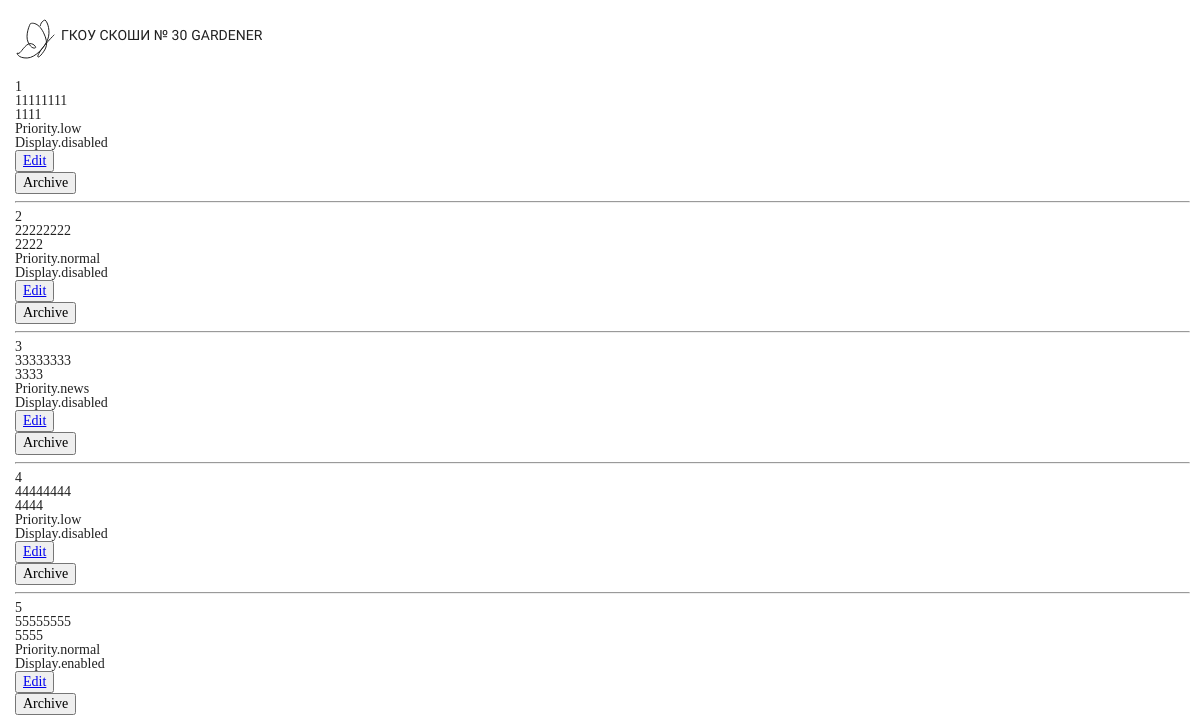
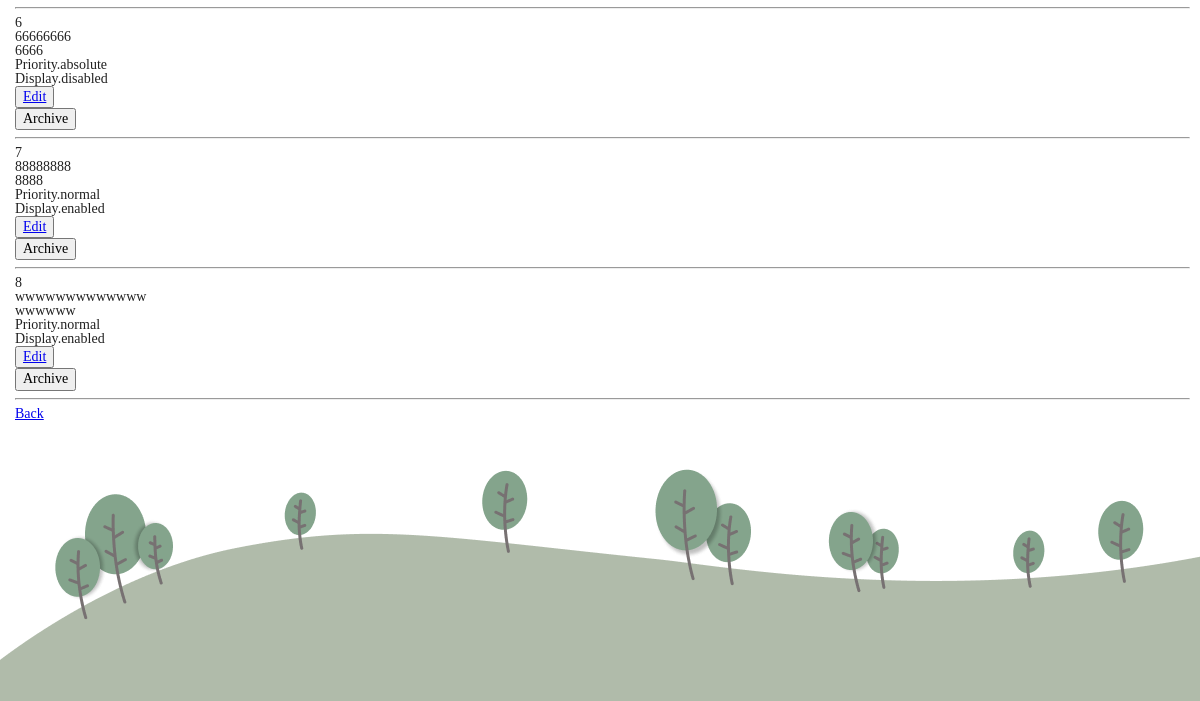
Before: /admin/messages/ with the older database file (2 pictures, top to bottom).
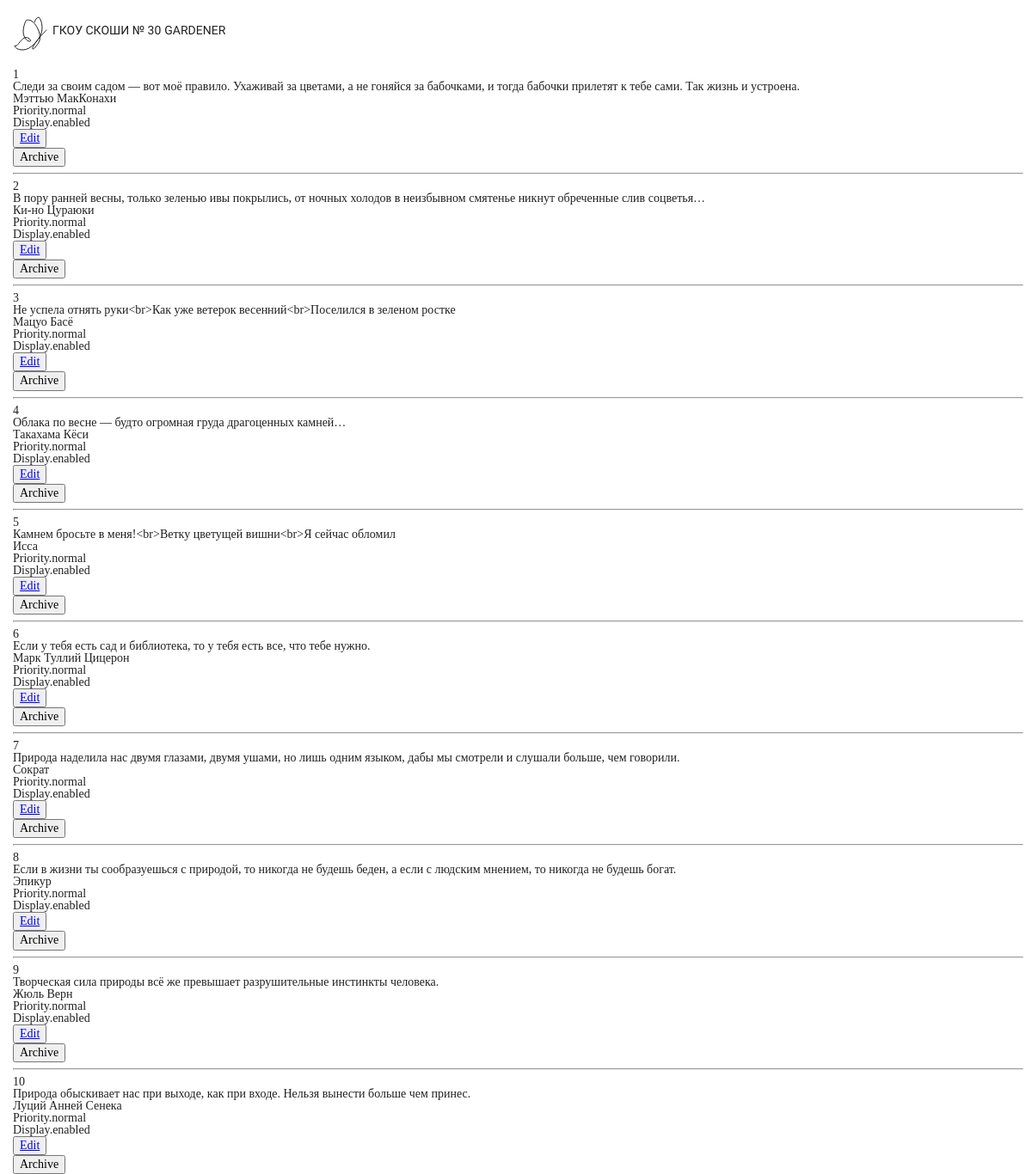
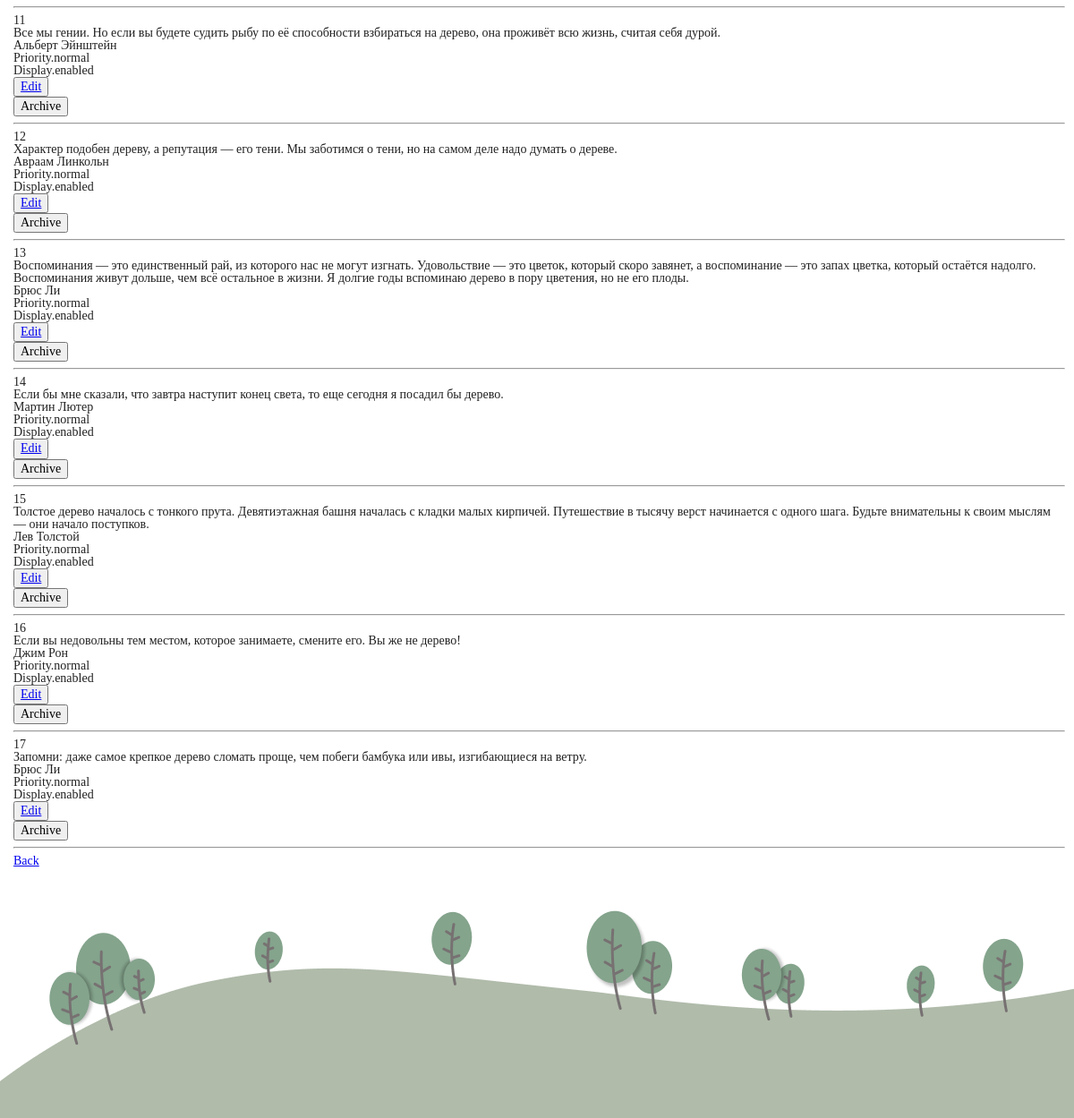
After: the same page with the newer database file (2 pictures, top to bottom).
### garden/models.py (models this page shows, shortened)
class Message(db.Model):
    __tablename__ = 'messages'
    id = db.Column(db.Integer, primary_key=True)
    text = db.Column(db.Text, unique=True, nullable=False)
    author = db.Column(db.String(100), nullable=False)
    priority = db.Column(db.Enum(Priority), nullable=False, default=Priority.low)
    display = db.Column(db.Enum(Display), nullable=False, default=Display.disabled)
    status = db.Column(db.Enum(Status), nullable=False, default=Status.CREATED)
    timestamp = db.Column(db.DateTime, default=datetime.now)

### garden/routes.py (the view)
@app.route('/admin/messages/')
def show_live_messages():
    messages = services.get_live_messages()
    return render_template('admin/messages.html',
                           messages=messages,
                           settings=settings)

### garden/services.py (called while the page is built)
def get_live_messages():
    return Message.query.filter(Message.status != Status.DELETED).all()

### garden/templates/admin/messages.html (shortened to what this page needs)
{% extends 'admin_base.html' %}
{% block main %}
  {% for message in messages %}
    <p>{{ message.id }}</p>
    <p>{{ message.text }}</p>
    <p>{{ message.author }}</p>
    <p>{{ message.priority }}</p>
    <p>{{ message.display }}</p>
    <button type="button">
      <a href="{{ url_for('handle_message', message_id=message.id) }}">Edit</a>
    </button>
    <form method="POST" action="/admin/message/{{ message.id }}">
      <button type="submit">Archive</button>
    </form>
    <hr>
  {% endfor %}
  <div class="btn-back">
    <a href="{{ url_for('open_admin_page') }}">Back</a>
  </div>
{% endblock %}

Changed rows visible on the page:
changed Message id 1: text "11111111" → "Следи за своим садом — вот моё правило. Ухаживай за цветами, а не гоняйся за бабочками, и тогда бабочки прилетят к тебе сами. Так жизнь и устроена."; author "1111" → "Мэттью МакКонахи"; priority "Priority.low" → "Priority.normal"; display "Display.disabled" → "Display.enabled"
changed Message id 2: text "22222222" → "В пору ранней весны, только зеленью ивы покрылись, от ночных холодов в неизбывном смятенье никнут обреченные слив соцветья…"; author "2222" → "Ки-но Цураюки"; display "Display.disabled" → "Display.enabled"
changed Message id 3: text "33333333" → "Не успела отнять руки<br>Как уже ветерок весенний<br>Поселился в зеленом ростке"; author "3333" → "Мацуо Басё"; priority "Priority.news" → "Priority.normal"; display "Display.disabled" → "Display.enabled"
changed Message id 4: text "44444444" → "Облака по весне — будто огромная груда драгоценных камней…"; author "4444" → "Такахама Кёси"; priority "Priority.low" → "Priority.normal"; display "Display.disabled" → "Display.enabled"
changed Message id 5: text "55555555" → "Камнем бросьте в меня!<br>Ветку цветущей вишни<br>Я сейчас обломил"; author "5555" → "Исса"
changed Message id 6: text "66666666" → "Если у тебя есть сад и библиотека, то у тебя есть все, что тебе нужно."; author "6666" → "Марк Туллий Цицерон"; priority "Priority.absolute" → "Priority.normal"; display "Display.disabled" → "Display.enabled"
changed Message id 7: text "88888888" → "Природа наделила нас двумя глазами, двумя ушами, но лишь одним языком, дабы мы смотрели и слушали больше, чем говорили."; author "8888" → "Сократ"
changed Message id 8: text "wwwwwwwwwwwww" → "Если в жизни ты сообразуешься с природой, то никогда не будешь беден, а если с людским мнением, то никогда не будешь богат."; author "wwwwww" → "Эпикур"
added Message: id "9", text "Творческая сила природы всё же превышает разрушительные инстинкты человека.", author "Жюль Верн", priority "Priority.normal", display "Display.enabled"
added Message: id "10", text "Природа обыскивает нас при выходе, как при входе. Нельзя вынести больше чем принес.", author "Луций Анней Сенека", priority "Priority.normal", display "Display.enabled"
added Message: id "11", text "Все мы гении. Но если вы будете судить рыбу по её способности взбираться на дерево, она проживёт всю жизнь, считая себя дурой.", author "Альберт Эйнштейн", priority "Priority.normal", display "Display.enabled"
added Message: id "12", text "Характер подобен дереву, а репутация — его тени. Мы заботимся о тени, но на самом деле надо думать о дереве.", author "Авраам Линкольн", priority "Priority.normal", display "Display.enabled"
added Message: id "13", text "Воспоминания — это единственный рай, из которого нас не могут изгнать. Удовольствие — это цветок, который скоро завянет, а воспоминание — это запах цветка, который остаётся надолго. Воспоминания живут дольше, чем всё остальное в жизни. Я долгие годы вспоминаю дерево в пору цветения, но не его плоды.", author "Брюс Ли", priority "Priority.normal", display "Display.enabled"
added Message: id "14", text "Если бы мне сказали, что завтра наступит конец света, то еще сегодня я посадил бы дерево.", author "Мартин Лютер", priority "Priority.normal", display "Display.enabled"
added Message: id "15", text "Толстое дерево началось с тонкого прута. Девятиэтажная башня началась с кладки малых кирпичей. Путешествие в тысячу верст начинается с одного шага. Будьте внимательны к своим мыслям — они начало поступков.", author "Лев Толстой", priority "Priority.normal", display "Display.enabled"
added Message: id "16", text "Если вы недовольны тем местом, которое занимаете, смените его. Вы же не дерево!", author "Джим Рон", priority "Priority.normal", display "Display.enabled"
added Message: id "17", text "Запомни: даже самое крепкое дерево сломать проще, чем побеги бамбука или ивы, изгибающиеся на ветру.", author "Брюс Ли", priority "Priority.normal", display "Display.enabled"
